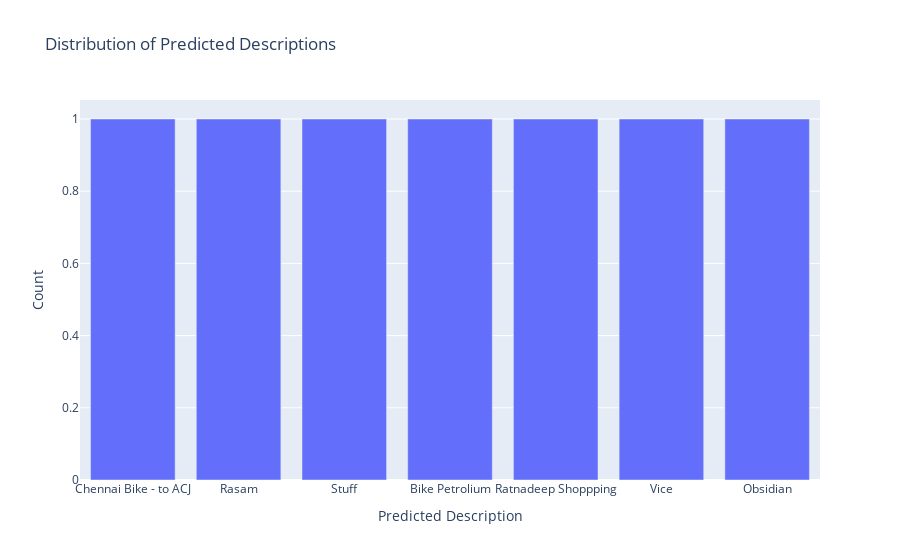
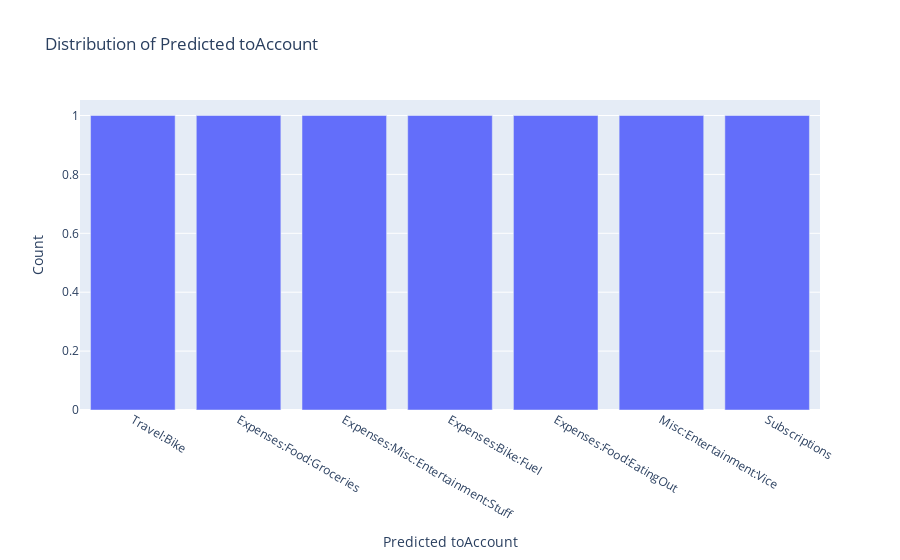

The cell these charts' notebook holds for them, in order:
### Code cell
import plotly.express as px

# Visualize distribution of predicted descriptions
fig_desc = px.bar(
    x=nan_rows['Predicted_Description'].value_counts().index,
    y=nan_rows['Predicted_Description'].value_counts().values,
    labels={'x': 'Predicted Description', 'y': 'Count'},
    title='Distribution of Predicted Descriptions'
)
fig_desc.show()

# Visualize distribution of predicted toAccount
fig_acc = px.bar(
    x=nan_rows['Predicted_toAccount'].value_counts().index,
    y=nan_rows['Predicted_toAccount'].value_counts().values,
    labels={'x': 'Predicted toAccount', 'y': 'Count'},
    title='Distribution of Predicted toAccount'
)
fig_acc.show()

### Figure 1 — Plotly figure (JSON) as saved in the notebook; plotly's stock layout.template omitted (floating-point values rounded to 4 significant figures)
{"data": [{"alignmentgroup": "True", "hovertemplate": "Predicted Description=%{x}<br>Count=%{y}<extra></extra>", "legendgroup": "", "marker": {"color": "#636efa", "pattern": {"shape": ""}}, "name": "", "offsetgroup": "", "orientation": "v", "showlegend": false, "textposition": "auto", "type": "bar", "x": ["Chennai Bike - to ACJ", "Rasam", "Stuff", "Bike Petrolium", "Ratnadeep Shoppping", "Vice", "Obsidian"], "xaxis": "x", "y": [1, 1, 1, 1, 1, 1, 1], "yaxis": "y"}], "layout": {"barmode": "relative", "legend": {"tracegroupgap": 0}, "title": {"text": "Distribution of Predicted Descriptions"}, "xaxis": {"anchor": "y", "domain": [0, 1], "title": {"text": "Predicted Description"}}, "yaxis": {"anchor": "x", "domain": [0, 1], "title": {"text": "Count"}}}}

### Figure 2 — Plotly figure (JSON) as saved in the notebook; plotly's stock layout.template omitted (floating-point values rounded to 4 significant figures)
{"data": [{"alignmentgroup": "True", "hovertemplate": "Predicted toAccount=%{x}<br>Count=%{y}<extra></extra>", "legendgroup": "", "marker": {"color": "#636efa", "pattern": {"shape": ""}}, "name": "", "offsetgroup": "", "orientation": "v", "showlegend": false, "textposition": "auto", "type": "bar", "x": ["Travel:Bike", "Expenses:Food:Groceries", "Expenses:Misc:Entertainment:Stuff", "Expenses:Bike:Fuel", "Expenses:Food:EatingOut", "Misc:Entertainment:Vice", "Subscriptions"], "xaxis": "x", "y": [1, 1, 1, 1, 1, 1, 1], "yaxis": "y"}], "layout": {"barmode": "relative", "legend": {"tracegroupgap": 0}, "title": {"text": "Distribution of Predicted toAccount"}, "xaxis": {"anchor": "y", "domain": [0, 1], "title": {"text": "Predicted toAccount"}}, "yaxis": {"anchor": "x", "domain": [0, 1], "title": {"text": "Count"}}}}
